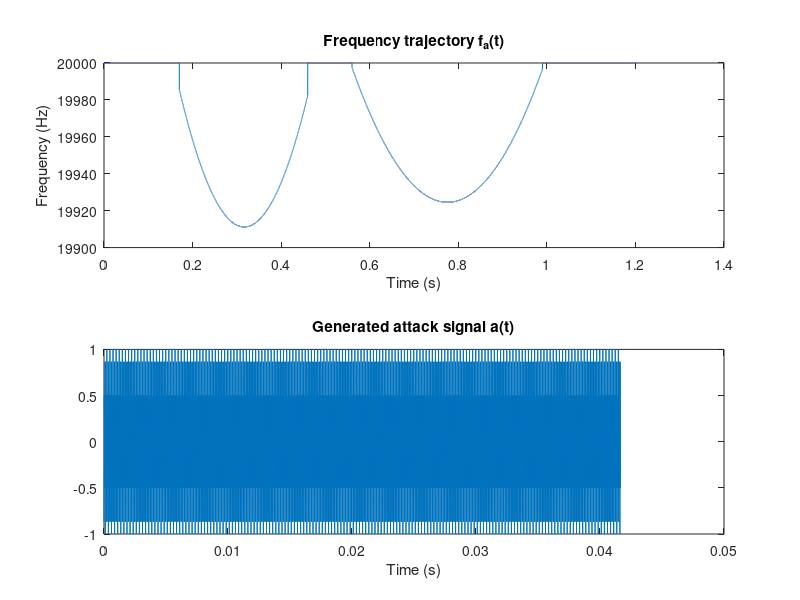

The MATLAB source for this figure:
%==========================================================================
% Fake Gesture Attack Signal Generator
%
% Purpose:
% Generate a fake Doppler-based attack signal a(t) by:
%   1) Fitting frequency trajectory f_a(t) from annotated (time, freq) points
%   2) Integrating f_a(t) to obtain phase
%   3) Generating acoustic attack signal a(t)
%
% This follows:
%   a(t) = A0 * cos(2*pi * integral f_a(t) dt)
%
% The generated signal can be:
%   -> saved as .mat
%   -> or sent to phone for injection attack
%==========================================================================

clc; clear; close all;

%% ------------------------------------------------------------------------
% 1. User-defined Doppler trajectory (gesture shape)
% -------------------------------------------------------------------------

% Segment 1 (e.g., moving towards sensor)
t1 = [0.17, 0.18, 0.23, 0.34, 0.39, 0.42, 0.45, 0.46];
f1 = [20003, 19962, 19927, 19927, 19927, 19945, 19962, 19992];

% Segment 2 (e.g., moving away)
t2 = [0.56, 0.63, 0.67, 0.71, 0.74, 0.84, 0.93, 0.99];
f2 = [20003, 19962, 19927, 19927, 19927, 19945, 19962, 19992];

%% ------------------------------------------------------------------------
% 2. Fit smooth frequency function f_a(t)
% -------------------------------------------------------------------------

poly_order = 2;

p1 = polyfit(t1, f1, poly_order);
p2 = polyfit(t2, f2, poly_order);

% continuous time axis
fs = 48000;                 % sampling rate
T_total = 1.2;              % total duration (seconds)
t = 0:1/fs:T_total;

% construct piecewise frequency
f_t = zeros(size(t));

idx1 = t >= min(t1) & t <= max(t1);
idx2 = t >= min(t2) & t <= max(t2);

f_t(idx1) = polyval(p1, t(idx1));
f_t(idx2) = polyval(p2, t(idx2));

% fill gaps (optional smoothing)
f_t(f_t == 0) = 20000;   % base carrier

%% ------------------------------------------------------------------------
% 3. Generate attack signal a(t)
% -------------------------------------------------------------------------

A0 = 1.0;   % amplitude

% phase = integral of frequency
phase = 2 * pi * cumsum(f_t) / fs;

attack_signal = A0 * cos(phase);

%% ------------------------------------------------------------------------
% 4. Visualization
% -------------------------------------------------------------------------

figure;
subplot(2,1,1);
plot(t, f_t);
title('Frequency trajectory f_a(t)');
xlabel('Time (s)');
ylabel('Frequency (Hz)');

subplot(2,1,2);
plot(t(1:2000), attack_signal(1:2000));
title('Generated attack signal a(t)');
xlabel('Time (s)');

%% ------------------------------------------------------------------------
% 5. Save signal (for later injection)
% -------------------------------------------------------------------------

save('fake_gesture_attack.mat', 'attack_signal', 'fs');

disp('Attack signal generated and saved.');
